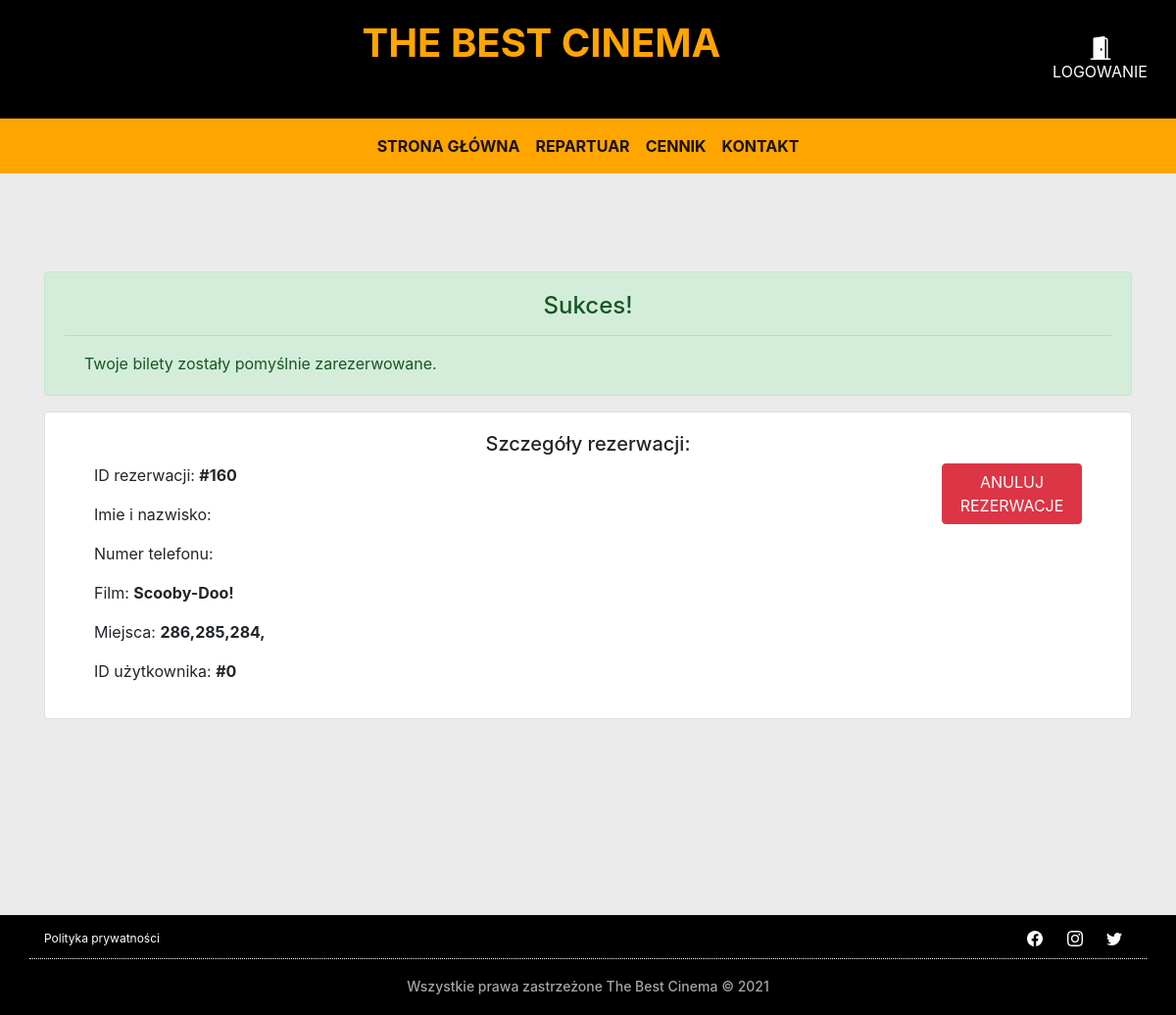
The page /info.php?rez=160 on the database its author committed.
### tables this page shows
CREATE TABLE `rezerwacje` (
  `ID` int(11) NOT NULL,
  `Tytul` text NOT NULL,
  `Miejsca` text NOT NULL,
  `ID_uzytkownika` int(11) NOT NULL
);

### info.php (the view, shortened to what this page needs)
<!doctype html>
<html lang="pl">
<head>
    <link href="https://stackpath.bootstrapcdn.com/bootstrap/4.5.2/css/bootstrap.min.css" rel="stylesheet">
</head>
<body>
    <div id="root" class="container-fluid">
        <?php include 'komponenty/header.php'; ?>
        <?php include 'komponenty/nav.php'; ?>
        <div class="main">
            <div class="container dymek">
                <div class="row">
                    <div class="col col-sm-12">
                        <?php
                        if (isset($_REQUEST["rez"])) {
                            if ($_REQUEST["rez"] != "") {
                                echo '<div class="alert alert-success" role="alert">
                                    <h4 class="alert-heading hh">Sukces!</h4>
                                    <hr>
                                    <p class="mb-0 pp">Twoje bilety zostały pomyślnie zarezerwowane.</p>
                                </div>';
                            } else {
                                echo '<div class="alert alert-danger hh" role="alert">
                                    <h4 class="alert-heading hh">Nie udało się dokonać rezerwacji !</h4>
                                    <hr>
                                    <p class="mb-0 pp">Sprawdź czy poprawnie uzupełniłeś formularz lub spróbuj ponownie za chwilę.</p>
                                </div>';
                            }
                        } else if (isset($_REQUEST["kom"])) {
                            if ($_REQUEST["kom"] == "1") {
                                echo '<div class="alert alert-success" role="alert">
                                    <h4 class="alert-heading hh">Sukces!</h4>
                                    <hr>
                                    <p class="mb-0 pp">Pomyślnie anulowano rezerwację: <b>#' . $_REQUEST["id"] . '</b></p>
                                </div>';
                            } else if ($_REQUEST["kom"] == "0") {
                                echo '<div class="alert alert-danger hh" role="alert">
                                    <h4 class="alert-heading hh">Niepowodzenie!</h4>
                                    <hr>
                                    <p class="mb-0 pp">
                                    Anulowanie rezerwacji nieudane.
                                    </p>
                                </div>';
                            } else if ($_REQUEST["kom"] == "3") {
                                echo '<div class="alert alert-danger hh" role="alert">
                                <h4 class="alert-heading hh">Błąd!</h4>
                                <hr>
                                <p class="mb-0 pp">
                                    Próbujesz usunąć nie swoją rezerwację!
                                </p>
                            </div>';
                            }
                        } else if (isset($_REQUEST["rej"])) {
                            if ($_REQUEST["rej"] == "1") {
                                echo '<div class="alert alert-success hh" role="alert">
                            <h4 class="alert-heading hh">Konto zostało utworzone!</h4>
                            <hr>
                            <p class="mb-0 pp">
                                Wysłaliśmy do Ciebie wiadomość na podany adres e-mail.
                                Sprawdź pocztę i aktywuj konto!
                            </p>
                        </div>';
                            }
                        }
                        ?>
                    </div>
                </div>
            </div>
            <div class="container komunikat">
                <div class="row">
                    <div class="col col-sm-12">
                        <div class="card">
                            <div class="card-body">
                                <?php
                                if (isset($_REQUEST["rez"])) {
                                    if ($_REQUEST["rez"] != "") {
                                        include '_hasla.php';
                                        $rez = $_REQUEST["rez"];
                                        $com = mysqli_connect($hostname, $username, $password);
                                        mysqli_select_db($com, $dbname);
                                        mysqli_set_charset($com, "utf8");
                                        $query = "SELECT * FROM rezerwacje WHERE ID = $rez ";
                                        $result = mysqli_query($com, $query);
                                        if ($result) {
                                            while ($row = mysqli_fetch_array($result)) {
                                                echo '<h5>Szczegóły rezerwacji:</h5>
                                            <div class="row">
                                                <div class="col col-sm-10">
                                                    <p>ID rezerwacji: <b>#' . $rez . '</b></p>
                                                    <p>Imie i nazwisko: <b>' . $_SESSION['nazwa'] . '</b></p>
                                                    <p>Numer telefonu: <b>' . $_SESSION["numer"] . '</b></p>
                                                    <p>Film: <b>' . $row["Tytul"] . '</b></p>
                                                    <p>Miejsca: <b>' . $row["Miejsca"] . '</b></p>
                                                    <p>ID użytkownika: <b>#' . $row["ID_uzytkownika"] . '</b></p>
                                                </div>
                                                <div class="col col-sm-2">
                                                    <a href="pliki_serwerowe/wycofaj.php?rez=' . $rez   . '">
                                                         <button class="btn btn-danger">ANULUJ REZERWACJE</button>
                                                    </a>
                                                </div>
                                            </div>';
                                            }
                                        }
                                    } else {
                                        echo '<p>Jeżeli problem się powtarza - skontaktuj się z nami:<br />
                                            Telefon: (12) 123 45 56; (12) 987 65 43<br />
                                            E-mail: rezerwacje.krakow@thebestcinema.pl</p>';
                                    }
                                }
                                ?>
                            </div>
                        </div>
                    </div>
                </div>
            </div>
        </div>
        <?php include 'komponenty/footer.php'; ?>
    </div>
</body>
</html>

### rows shown on the page
rezerwacje: Tytul "Scooby-Doo!", Miejsca "286,285,284,", ID_uzytkownika "0"
